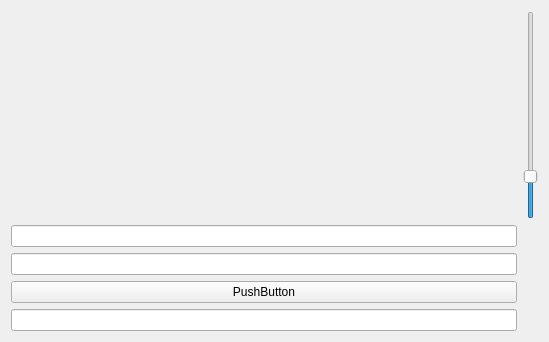
<?xml version="1.0" encoding="UTF-8"?>
<ui version="4.0">
 <class>vector_result_widget</class>
 <widget class="QWidget" name="vector_result_widget">
  <property name="geometry">
   <rect>
    <x>0</x>
    <y>0</y>
    <width>549</width>
    <height>342</height>
   </rect>
  </property>
  <property name="windowTitle">
   <string>Form</string>
  </property>
  <layout class="QGridLayout" name="gridLayout">
   <item row="0" column="0">
    <widget class="QWidget" name="openglwidget" native="true"/>
   </item>
   <item row="1" column="0">
    <widget class="QLineEdit" name="lineEdit"/>
   </item>
   <item row="2" column="0">
    <widget class="QLineEdit" name="lineEdit_3"/>
   </item>
   <item row="3" column="0">
    <widget class="QPushButton" name="pushButton">
     <property name="text">
      <string>PushButton</string>
     </property>
    </widget>
   </item>
   <item row="4" column="0">
    <widget class="QLineEdit" name="lineEdit_2"/>
   </item>
   <item row="0" column="1">
    <widget class="QSlider" name="orthoSlider">
     <property name="minimum">
      <number>10</number>
     </property>
     <property name="maximum">
      <number>500</number>
     </property>
     <property name="value">
      <number>100</number>
     </property>
     <property name="orientation">
      <enum>Qt::Vertical</enum>
     </property>
    </widget>
   </item>
  </layout>
 </widget>
 <resources/>
 <connections/>
</ui>
